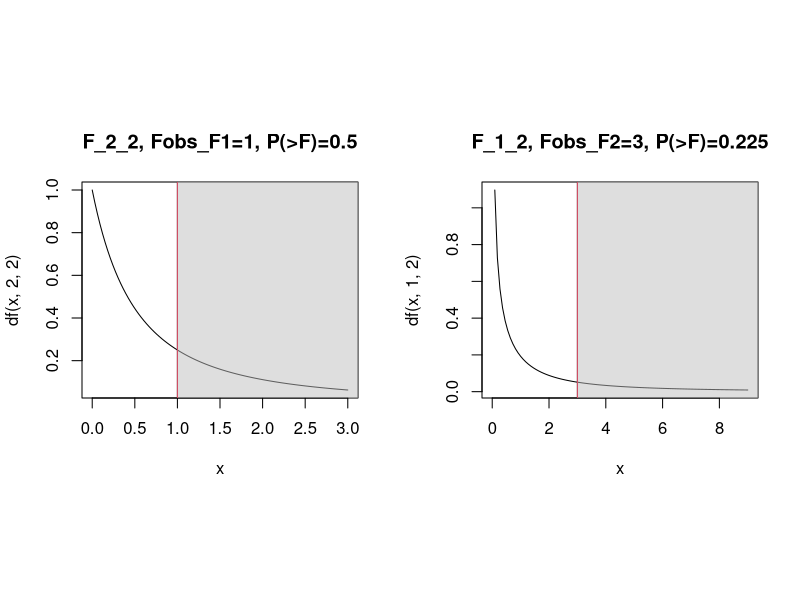
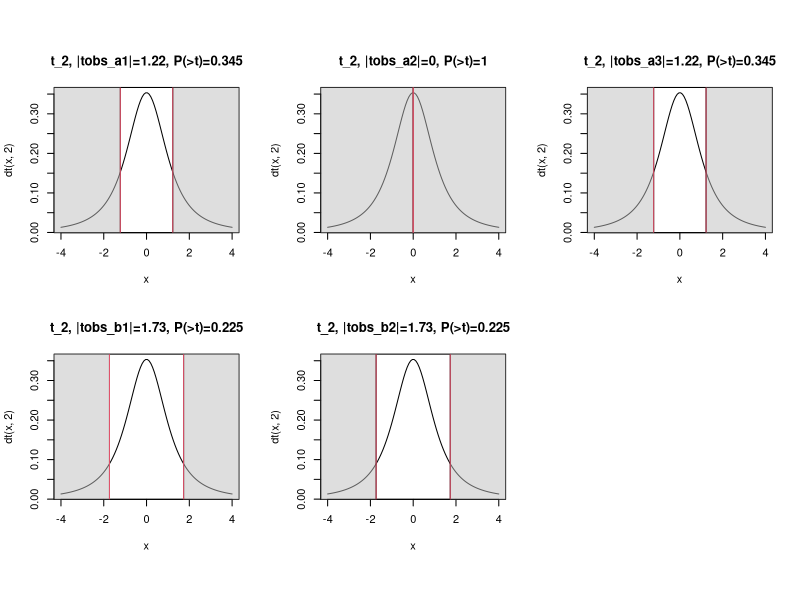

These charts were generated, in order, by the following R code:
## ---- chunk 1
varfung = data.frame(
  land=1:6,
  variety=c("varA","varA","varB","varB","varC","varC"),
  fungicide=c("funY","funZ","funY","funZ","funY","funZ"),
  yield=c(2,2,1,5,3,5)
)
varfung$variety = as.factor(varfung$variety)
varfung$fungicide = as.factor(varfung$fungicide)
varfung
# m = lm (yield~variety+fungicide, d)
# summary(m)
## ---- chunk 2
table(varfung$fungicide, varfung$variety)
## ---- chunk 3
d = varfung
df = as.data.frame(matrix(d$yield,nrow=3, byrow=TRUE))
colnames(df) = unique(d$fungicide)
rownames(df) = unique(d$variety)
df

df2 = df
yi = apply(df2, 1, mean)
yj = apply(df2, 2, mean)
y = mean(yi)
df2$'yi.' = yi
df2 = rbind(df2, c(yj, y))
rownames(df2) = c(levels(d$variety), "y.j")
df2
## ---- chunk 4
d = varfung
df = as.data.frame(matrix(d$yield,nrow=3, byrow=TRUE))
colnames(df) = unique(d$fungicide)
rownames(df) = unique(d$variety)

df2 = df
yi = apply(df2, 1, mean)
yj = apply(df2, 2, mean)
y = mean(yi)
df2$'yi.' = yi
df2 = rbind(df2, c(yj, y))
rownames(df2) = c(levels(d$variety), "y.j")
df2

df3 = df
ai = yi - y
bj = yj - y
df3$'ai' = ai
df3 = rbind(df3, c(bj, mean(bj)))
rownames(df3) = c(levels(d$variety), "bj")
df3

## ---- chunk 5
d = varfung
df = as.data.frame(matrix(d$yield,nrow=3, byrow=TRUE))
colnames(df) = unique(d$fungicide)
rownames(df) = unique(d$variety)

df2 = df
yi = apply(df2, 1, mean)
yj = apply(df2, 2, mean)
y = mean(yi)
df2$'yi.' = yi
df2 = rbind(df2, c(yj, y))
rownames(df2) = c(levels(d$variety), "y.j")

df3 = df
ai = yi - y
bj = yj - y
df3$'ai' = ai
df3 = rbind(df3, c(bj, mean(bj)))
rownames(df3) = c(levels(d$variety), "bj")
df3

df4 = t(t(df - ai) - bj) - y 
df4 = cbind(df4, apply(df4, 1, sum))
df4 = rbind(df4, apply(df4, 2, sum))
df4
## ---- chunk 6
d = varfung
df = as.data.frame(matrix(d$yield,nrow=3, byrow=TRUE))
colnames(df) = unique(d$fungicide)
rownames(df) = unique(d$variety)

df2 = df
yi = apply(df2, 1, mean)
yj = apply(df2, 2, mean)
y = mean(yi)
df2$'yi.' = yi
df2 = rbind(df2, c(yj, y))
rownames(df2) = c(levels(d$variety), "y.j")

df3 = df
ai = yi - y
bj = yj - y
df3$'ai' = ai
df3 = rbind(df3, c(bj, mean(bj)))
rownames(df3) = c(levels(d$variety), "bj")
df3

df4 = t(t(df - ai) - bj) - y 
df4 = cbind(df4, apply(df4, 1, sum))
df4 = rbind(df4, apply(df4, 2, sum))
df4

c(
  SC_F1 = ncol(df) * sum(ai^2), 
  SC_F2 = nrow(df) * sum(bj^2), 
  SC_res = sum(df4^2)         , 
  SC_tot = sum((df - y)^2)
)
## ---- chunk 7
options(contrasts=c("contr.sum", "contr.poly")) # indique que, dans le cas équilibré, les estimations des effets alpha de chaque groupe doivent être de somme nulle
# options(contrasts=c("contr.treatment", "contr.poly"))
m = lm (yield~variety+fungicide, varfung)
print(anova(m))

ddl_f1  = 2
ddl_f2  = 1
ddl_res = 2
sc_f1  = 4
sc_f2  = 6
sc_res = 4
cm_f1  =  sc_f1 / ddl_f1
cm_f2  =  sc_f2 / ddl_f2
cm_res = sc_res / ddl_res
f_obs_f1 = cm_f1 / cm_res
f_obs_f2 = cm_f2 / cm_res

layout(matrix(1:2, 1, byrow=TRUE), respect=TRUE)
x = seq(0,3*f_obs_f1, length.out=100)
plot(x,df(x, ddl_f1, ddl_res), type="l", main=paste0("F_", ddl_f1, "_", ddl_res, ", Fobs_F1=", f_obs_f1, ", P(>F)=", signif(1-pf(f_obs_f1,ddl_f1, ddl_res),3)), ylab=paste0("df(x, ", ddl_f1, ", ", ddl_res, ")"))
polygon(c(f_obs_f1,f_obs_f1, 10, 10), c(-10, 10, 10, -10), col=adjustcolor("grey", alpha.f=0.5))
abline(v=f_obs_f1, col=2)

x = seq(0,3*f_obs_f2, length.out=100)
plot(x,df(x, ddl_f2, ddl_res), type="l", main=paste0("F_", ddl_f2, "_", ddl_res, ", Fobs_F2=", f_obs_f2, ", P(>F)=", signif(1-pf(f_obs_f2,ddl_f2, ddl_res),3)), ylab=paste0("df(x, ", ddl_f2, ", ", ddl_res, ")"))
polygon(c(f_obs_f2,f_obs_f2,  10, 10), c(-10, 10, 10, -10), col=adjustcolor("grey", alpha.f=0.5))
abline(v=f_obs_f2, col=2)
## ---- chunk 8
m = lm (yield~variety+fungicide, varfung)
print(summary(m))

n = 6
I = 3
J = 2
a1 = -1
a2 = 0
a3 = 1
b1 = -1
b2 = 1
s_ai = (I-1)/(I*J) * cm_res
s_ai
s_bj = (J-1)/(J*I) * cm_res
s_bj
t_obs_a1 = abs(a1 / sqrt(s_ai))
t_obs_a2 = abs(a2 / sqrt(s_ai))
t_obs_a3 = abs(a3 / sqrt(s_ai))
t_obs_b1 = abs(b1 / sqrt(s_bj))
t_obs_b2 = abs(b2 / sqrt(s_bj))

ddl = n-I-J+1

layout(matrix(1:6, 2, byrow=TRUE), respect=TRUE)
x = seq(-4, 4, length.out=100)
pv = min(1,1-pt(t_obs_a1,ddl) + pt(-t_obs_a1,ddl))
plot(x,dt(x, ddl), type="l", main=paste0("t_", ddl, ", |tobs_a1|=", signif(t_obs_a1, 3), ", P(>t)=", signif(pv, 3)), ylab=paste0("dt(x, ", ddl, ")"))
polygon(c(t_obs_a1,t_obs_a1, 10, 10), c(-10, 10, 10, -10), col=adjustcolor("grey", alpha.f=0.5))
polygon(c(-t_obs_a1,-t_obs_a1, -10, -10), c(-10, 10, 10, -10), col=adjustcolor("grey", alpha.f=0.5))
abline(v=c(-1, 1)*t_obs_a1, col=2)

x = seq(-4, 4, length.out=100)
pv = min(1, 1-pt(t_obs_a2,ddl) + pt(-t_obs_a2,ddl))
plot(x,dt(x, ddl), type="l", main=paste0("t_", ddl, ", |tobs_a2|=", signif(t_obs_a2, 3), ", P(>t)=", signif(pv, 3)), ylab=paste0("dt(x, ", ddl, ")"))
polygon(c(t_obs_a2,t_obs_a2, 10, 10), c(-10, 10, 10, -10), col=adjustcolor("grey", alpha.f=0.5))
polygon(c(-t_obs_a2,-t_obs_a2, -10, -10), c(-10, 10, 10, -10), col=adjustcolor("grey", alpha.f=0.5))
abline(v=c(-1, 1)*t_obs_a2, col=2)

x = seq(-4, 4, length.out=100)
pv = min(1, 1-pt(t_obs_a3,ddl) + pt(-t_obs_a3,ddl))
plot(x,dt(x, ddl), type="l", main=paste0("t_", ddl, ", |tobs_a3|=", signif(t_obs_a3, 3), ", P(>t)=", signif(pv, 3)), ylab=paste0("dt(x, ", ddl, ")"))
polygon(c(t_obs_a3,t_obs_a3, 10, 10), c(-10, 10, 10, -10), col=adjustcolor("grey", alpha.f=0.5))
polygon(c(-t_obs_a3,-t_obs_a3, -10, -10), c(-10, 10, 10, -10), col=adjustcolor("grey", alpha.f=0.5))
abline(v=c(-1, 1)*t_obs_a3, col=2)

x = seq(-4, 4, length.out=100)
pv = min(1, 1-pt(t_obs_b1,ddl) + pt(-t_obs_b1,ddl))
plot(x,dt(x, ddl), type="l", main=paste0("t_", ddl, ", |tobs_b1|=", signif(t_obs_b1, 3), ", P(>t)=", signif(pv, 3)), ylab=paste0("dt(x, ", ddl, ")"))
polygon(c(t_obs_b1,t_obs_b1, 10, 10), c(-10, 10, 10, -10), col=adjustcolor("grey", alpha.f=0.5))
polygon(c(-t_obs_b1,-t_obs_b1, -10, -10), c(-10, 10, 10, -10), col=adjustcolor("grey", alpha.f=0.5))
abline(v=c(-1, 1)*t_obs_b1, col=2)

x = seq(-4, 4, length.out=100)
pv = min(1, 1-pt(t_obs_b2,ddl) + pt(-t_obs_b2,ddl))
plot(x,dt(x, ddl), type="l", main=paste0("t_", ddl, ", |tobs_b2|=", signif(t_obs_b2, 3), ", P(>t)=", signif(pv, 3)), ylab=paste0("dt(x, ", ddl, ")"))
polygon(c(t_obs_b2,t_obs_b2, 10, 10), c(-10, 10, 10, -10), col=adjustcolor("grey", alpha.f=0.5))
polygon(c(-t_obs_b2,-t_obs_b2, -10, -10), c(-10, 10, 10, -10), col=adjustcolor("grey", alpha.f=0.5))
abline(v=c(-1, 1)*t_obs_b2, col=2)
